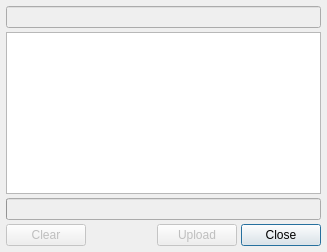
<?xml version="1.0" encoding="UTF-8"?>
<ui version="4.0">
 <class>HistoryDialog</class>
 <widget class="QDialog" name="HistoryDialog">
  <property name="geometry">
   <rect>
    <x>0</x>
    <y>0</y>
    <width>327</width>
    <height>252</height>
   </rect>
  </property>
  <property name="windowTitle">
   <string>Screenshot History</string>
  </property>
  <property name="windowIcon">
   <iconset resource="../lightscreen.qrc">
    <normaloff>:/icons/view-history</normaloff>:/icons/view-history</iconset>
  </property>
  <layout class="QVBoxLayout" name="verticalLayout">
   <property name="spacing">
    <number>4</number>
   </property>
   <property name="margin">
    <number>6</number>
   </property>
   <item>
    <widget class="QLineEdit" name="filterEdit">
     <property name="enabled">
      <bool>false</bool>
     </property>
     <property name="whatsThis">
      <string>Type here to filter through the screenshots in the list.</string>
     </property>
     <property name="styleSheet">
      <string notr="true">color: palette(mid);</string>
     </property>
    </widget>
   </item>
   <item>
    <widget class="QTableView" name="tableView">
     <property name="whatsThis">
      <string>Double click the path to open the image with the default picture viewer, you can also double-click the URL to open it on your web browser.

Right click items to get access to more options.</string>
     </property>
    </widget>
   </item>
   <item>
    <widget class="QProgressBar" name="uploadProgressBar">
     <property name="enabled">
      <bool>false</bool>
     </property>
     <property name="value">
      <number>0</number>
     </property>
     <property name="textVisible">
      <bool>false</bool>
     </property>
    </widget>
   </item>
   <item>
    <layout class="QHBoxLayout" name="horizontalLayout">
     <item>
      <widget class="QPushButton" name="clearButton">
       <property name="enabled">
        <bool>false</bool>
       </property>
       <property name="text">
        <string>Clear</string>
       </property>
      </widget>
     </item>
     <item>
      <spacer name="horizontalSpacer">
       <property name="orientation">
        <enum>Qt::Horizontal</enum>
       </property>
       <property name="sizeHint" stdset="0">
        <size>
         <width>40</width>
         <height>20</height>
        </size>
       </property>
      </spacer>
     </item>
     <item>
      <widget class="QPushButton" name="uploadButton">
       <property name="enabled">
        <bool>false</bool>
       </property>
       <property name="text">
        <string>Upload</string>
       </property>
      </widget>
     </item>
     <item>
      <widget class="QPushButton" name="closeButton">
       <property name="text">
        <string>Close</string>
       </property>
       <property name="default">
        <bool>true</bool>
       </property>
      </widget>
     </item>
    </layout>
   </item>
  </layout>
 </widget>
 <resources>
  <include location="../lightscreen.qrc"/>
 </resources>
 <connections>
  <connection>
   <sender>closeButton</sender>
   <signal>clicked()</signal>
   <receiver>HistoryDialog</receiver>
   <slot>close()</slot>
   <hints>
    <hint type="sourcelabel">
     <x>279</x>
     <y>230</y>
    </hint>
    <hint type="destinationlabel">
     <x>163</x>
     <y>125</y>
    </hint>
   </hints>
  </connection>
 </connections>
</ui>
